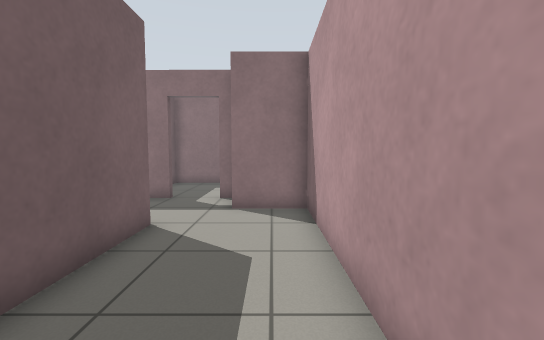
view 1 (above)

14 first-person views from a walk through a robot-simulator world made for Gazebo. The camera is 0.94 m above the floor, tilts 4° down and sees 90° across. The floor is counted in squares, 0.5 m on a side. Each view is taken from the middle of a square. On the plan, view 1 faces up. The plan holds only what a view shows up to about 15 squares ahead; the rest is blank. The place goes on beyond the plan.

view 2
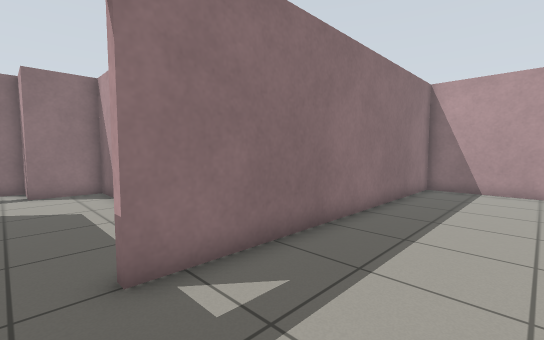

view 3
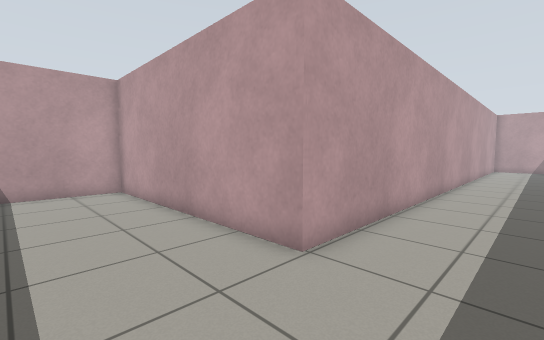

view 4
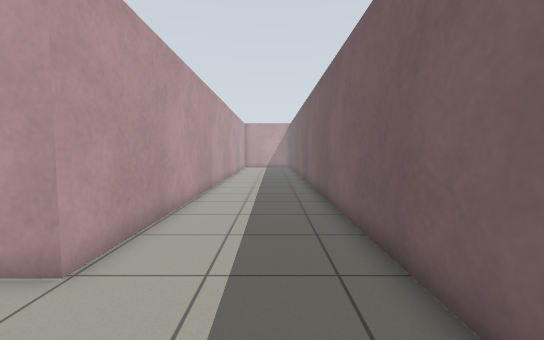

view 5
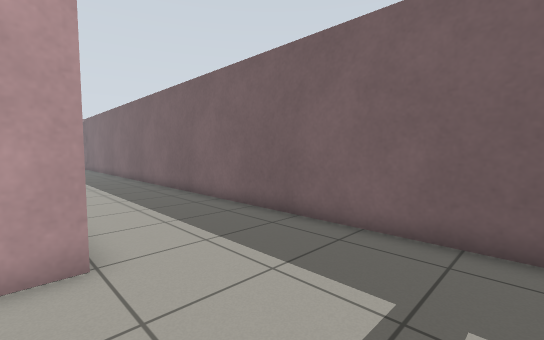

view 6
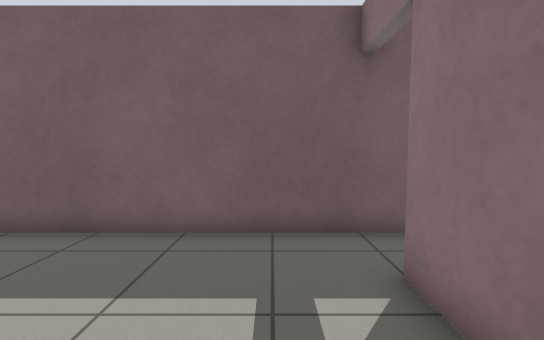

view 7
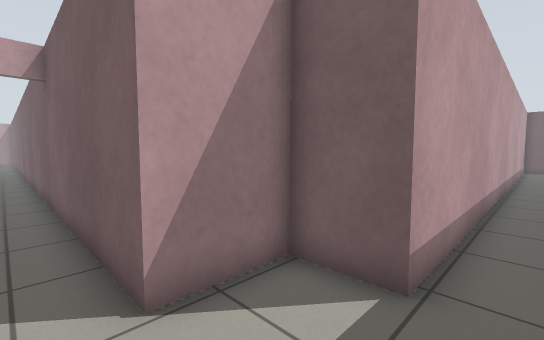

view 8
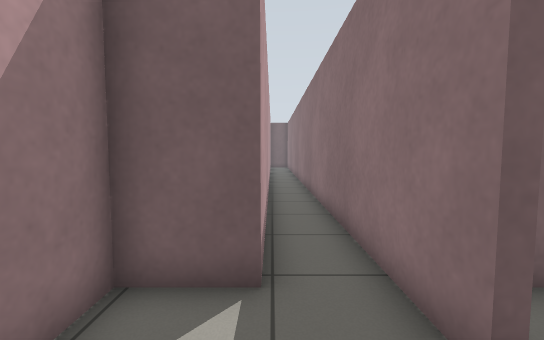

view 9
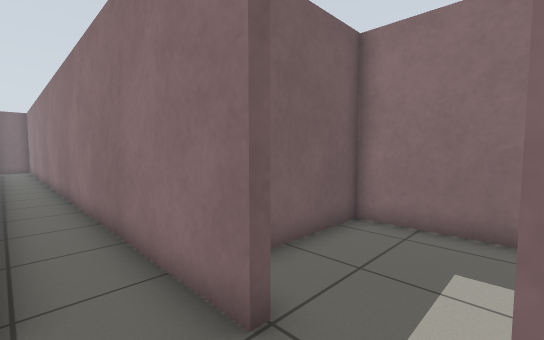

view 10
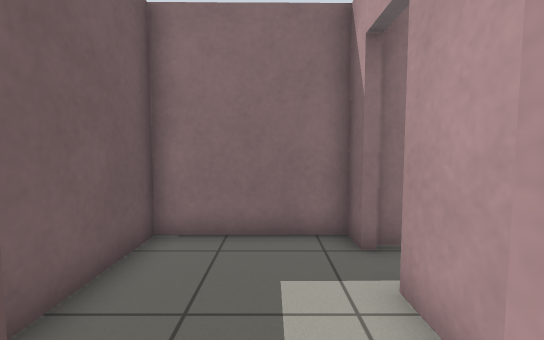

view 11
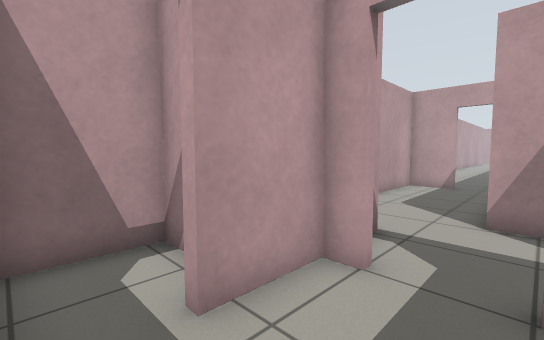

view 12
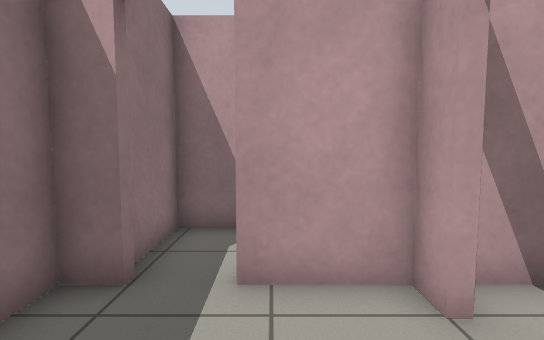

view 13
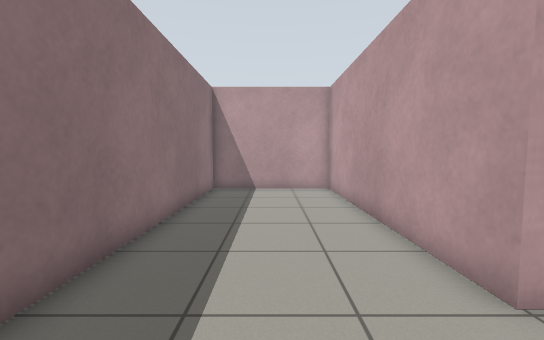

view 14
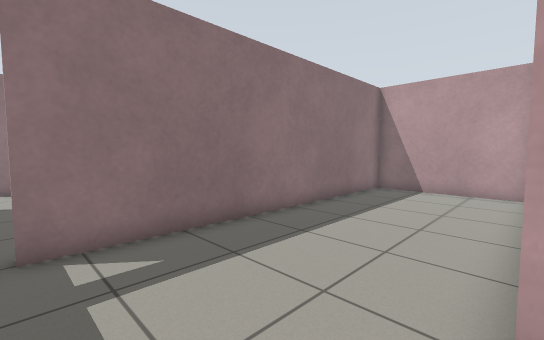

### Floor plan
Ten units are one square. View 1 is at (0, 0); x grows to the right and y downward. Boxes are objects, and circles mark ways between rooms. Rooms are numbered by the first view taken in them; rooms with no view inside come last. Other rooms are left out.
<svg viewBox="-228 -165 358 345">
<path fill="none" stroke="#000" d="M-56 -89 -56 -68 -31 -68 -31 9M-10 8 12 8 12 -88 -13 -88M-31 9 -31 175M21 175 21 69 125 68 125 11 -10 11M-223 -89 -56 -89M-40 -108 -216 -108M-13 -88 -13 -107 -21 -108M-13 -151 -13 -160 -56 -160 -56 -125M-22 -110 -13 -110 -13 -135M6 -126 15 -126 15 -153 -10 -153"/>
<circle cx="-20" cy="10" r="3" fill="#2a7"/>
<circle cx="-35" cy="-90" r="3" fill="#2a7"/>
<circle cx="-30" cy="-110" r="3" fill="#2a7"/>
<circle cx="-10" cy="-145" r="3" fill="#2a7"/>
<text x="-20" y="-50">1</text>
<text x="30" y="60">2</text>
<text x="-170" y="-100">3</text>
<text x="-40" y="-140">4</text>
<text x="0" y="-140">5</text>
</svg>
Room 1 opens to room 2. Room 1 opens to room 3. Room 3 opens to room 4. Room 4 opens to room 5.

Where each view was taken, in squares from view 1:
view 1: 0 up, 0 right, facing up
view 2: 5 down, 2 left, facing up-right
view 3: 3 down, 1 left, facing down-right
view 4: 3 down, 1 left, facing down
view 5: 2 down, 3 right, facing down-left
view 6: 3 down, 3 right, facing left
view 7: 10 up, 2 left, facing down-left
view 8: 9 up, 2 left, facing left
view 9: 9 up, 2 left, facing up-left
view 10: 10 up, 3 left, facing up
view 11: 15 up, 4 left, facing down-right
view 12: 13 up, 5 left, facing right
view 13: 4 down, 1 left, facing right
view 14: 7 down, 1 left, facing up-right
